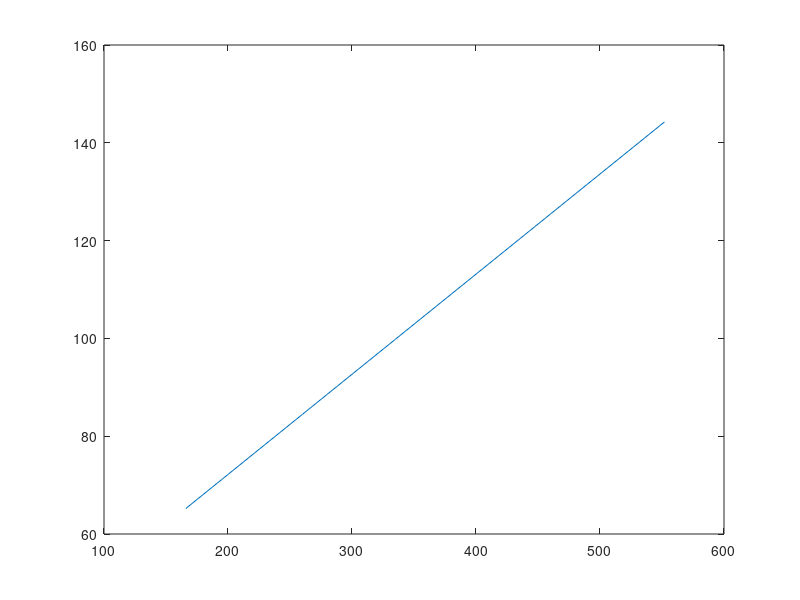

MATLAB code for this plot:
%% 10 data points of a;
a = [166 195 200 260 265 335 370 450 517 552];
%% 10 data points of b;
b = [54 82 72 72 90 124 94 118 152 132];

% First Process;
plot(a,b);
% By using plotfit we can get the value of A and B;
polyfit(a,b,1)
A = 0.2048;   
B = 31.2181;
% c = Ax + B;
c = A*a + B;
plot(a,c)

% Second Process;
n = length(a);
sa = 0;
sb = 0;
sab = 0;
sa2 = 0;

for i=1, n;
    sa = sa + a(i);
    sb = sb + b(i);
    sab = sab + a(i)*b(i);
    sa2 = sa2 + a(i)^2;
end